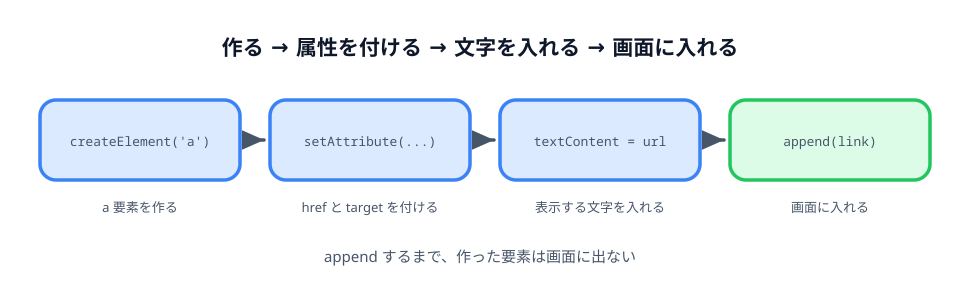

Generate this figure with Python:
"""3-2 の解説図: 要素を作って画面に入れるまでの4ステップ。"""

import pathlib
import sys

sys.path.insert(0, str(pathlib.Path.home() / ".claude/skills/genfig"))
from genfig import Canvas  # noqa: E402

c = Canvas(960, 300)

steps = [
    ("createElement('a')", "a 要素を作る", "blue"),
    ("setAttribute(...)", "href と target を付ける", "blue"),
    ("textContent = url", "表示する文字を入れる", "blue"),
    ("append(link)", "画面に入れる", "green"),
]

prev = None
x = 40
for code, note, color in steps:
    s = c.sticky(x, 100, 200, 80, color=color)
    c.text(x + 100, 146, code, scale="caption", align="center", font="technical")
    c.text(x + 100, 212, note, scale="caption", align="center")
    if prev is not None:
        c.link(prev, s)
    prev = s
    x += 230

c.text(480, 55, "作る → 属性を付ける → 文字を入れる → 画面に入れる", scale="heading",
       align="center")
c.text(480, 262, "append するまで、作った要素は画面に出ない", scale="body",
       align="center")

print(c.save("01-build-element.svg"))
